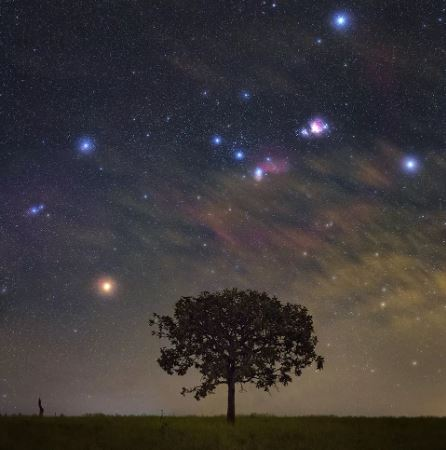
#> input picture assets/images/arvore.JPG, 446 x 450 px
$ python -i functions.py   (imports and definitions only)   (older library calls are emulated)
#> lines starting #> are read from the running program, lines starting #| are printed output that depends on the picture
#> further down, picture is the input picture: shape (450, 446, 3); mean B, G, R 56.9, 55.9, 60.4
import cv2
import numpy as np
import matplotlib
# [1 line not run here, left out]
from matplotlib import pyplot as plt
import math
import base64
import os

# [229 lines left out: functions viewHistograms, binarizar, negative, preparaJson, subamostragem, houghLinhas and 1 more, not called in this run]


def sobel(img):


  # converte a imagem para cinza, se ela ja não for
  if len(img.shape) > 2:
    gray = cv2.cvtColor(img, cv2.COLOR_BGR2GRAY)
  else:
    gray = img

  # aplica o filtro sobel nas direcoes x e y
  grad_x = cv2.Sobel(gray, cv2.CV_64F, 1, 0, ksize=3)
  grad_y = cv2.Sobel(gray, cv2.CV_64F, 0, 1, ksize=3)

  # o resultado de cada mascara do filtro possui valores float
  # pega o valor absoluto dos pixels resultantes do gradiente na direcao x e y
  abs_grad_x = cv2.convertScaleAbs(grad_x)
  abs_grad_y = cv2.convertScaleAbs(grad_y)

  # cv2.addWeighted(src1, alpha, src2, beta, gamma) -> src1 * alpha + src2 * beta + gamma
  # faz a soma dos grdientes x e y
  grad = cv2.addWeighted(grad_x, 0.5, grad_y, 0.5, 0) # gradiente com valores float. Os valores são deslocados para serem 8b
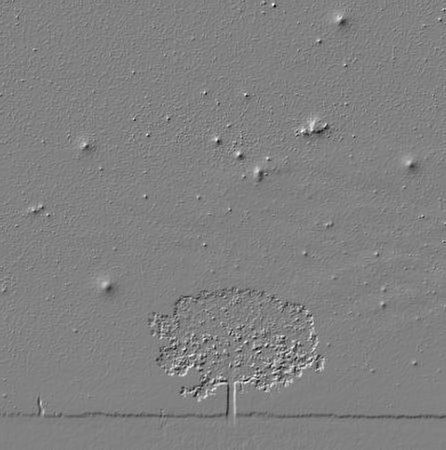
#> grad: shape (450, 446) float64; min -293, max 285, mean 0.1; drawn with min black and max white
  grad_trunc = cv2.addWeighted(abs_grad_x, 0.5, abs_grad_y, 0.5, 0) # gradiente com valores absolutos

  cv2.imwrite("absolut_3.jpg",grad_trunc)
  cv2.imwrite("shift_3.jpg",grad)
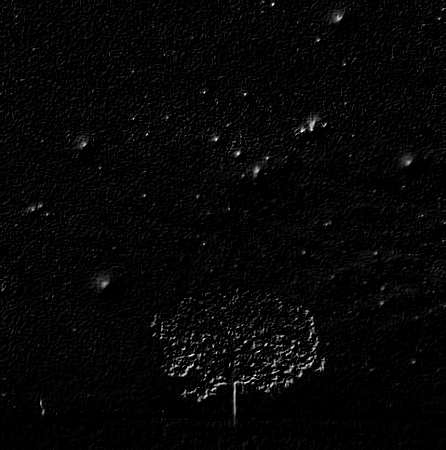
#> saved as shift_3.jpg: shape (450, 446); min 0, max 255, mean 6.3

  # aplica o filtro sobel nas direcoes x e y
  grad_x = cv2.Sobel(gray, cv2.CV_64F, 1, 0, ksize=5)
  grad_y = cv2.Sobel(gray, cv2.CV_64F, 0, 1, ksize=5)

  # o resultado de cada mascara do filtro possui valores float
  # pega o valor absoluto dos pixels resultantes do gradiente na direcao x e y
  abs_grad_x = cv2.convertScaleAbs(grad_x)
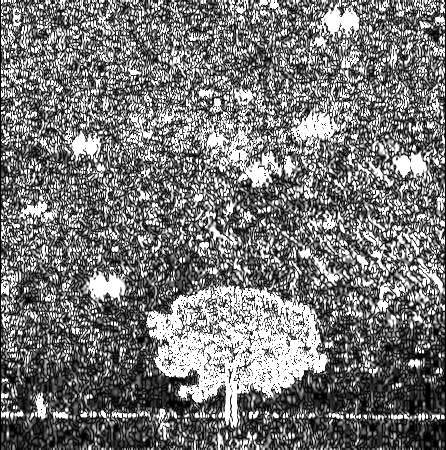
#> abs_grad_x: shape (450, 446); min 0, max 255, mean 118.7
  abs_grad_y = cv2.convertScaleAbs(grad_y)
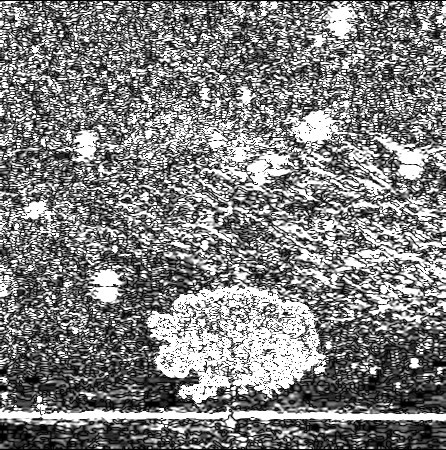
#> abs_grad_y: shape (450, 446); min 0, max 255, mean 128.2

  # cv2.addWeighted(src1, alpha, src2, beta, gamma) -> src1 * alpha + src2 * beta + gamma
  # faz a soma dos grdientes x e y
  grad = cv2.addWeighted(grad_x, 0.5, grad_y, 0.5, 0) # gradiente com valores float. Os valores são deslocados para serem 8b
  grad_trunc = cv2.addWeighted(abs_grad_x, 0.5, abs_grad_y, 0.5, 0) # gradiente com valores absolutos

  cv2.imwrite("absolut_5.jpg",grad_trunc)
  cv2.imwrite("shift_5.jpg",grad)
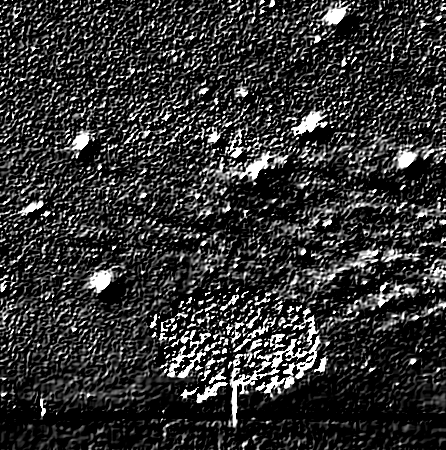
#> saved as shift_5.jpg: shape (450, 446); min 0, max 255, mean 50.2

  # aplica o filtro sobel nas direcoes x e y
  grad_x = cv2.Sobel(gray, cv2.CV_64F, 1, 0, ksize=7)
  grad_y = cv2.Sobel(gray, cv2.CV_64F, 0, 1, ksize=7)

  # o resultado de cada mascara do filtro possui valores float
  # pega o valor absoluto dos pixels resultantes do gradiente na direcao x e y
  abs_grad_x = cv2.convertScaleAbs(grad_x)
  abs_grad_y = cv2.convertScaleAbs(grad_y)

  # cv2.addWeighted(src1, alpha, src2, beta, gamma) -> src1 * alpha + src2 * beta + gamma
  # faz a soma dos grdientes x e y
  grad = cv2.addWeighted(grad_x, 0.5, grad_y, 0.5, 0) # gradiente com valores float. Os valores são deslocados para serem 8b
  grad_trunc = cv2.addWeighted(abs_grad_x, 0.5, abs_grad_y, 0.5, 0) # gradiente com valores absolutos
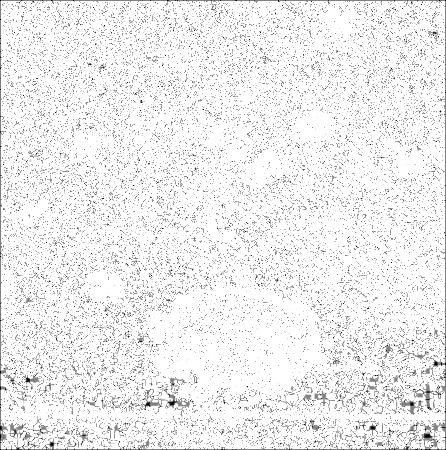
#> grad_trunc: shape (450, 446); min 0, max 255, mean 239.3

  cv2.imwrite("absolut_7.jpg",grad_trunc)
  cv2.imwrite("shift_7.jpg",grad)
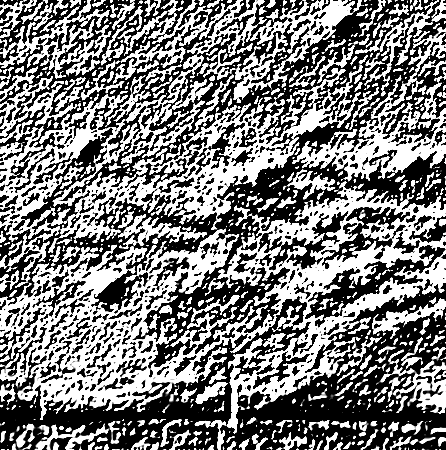
#> saved as shift_7.jpg: shape (450, 446); min 0, max 255, mean 124


# [64 lines left out: functions laplaciano, kmeans, not called in this run]

>>> import cv2
>>> picture = cv2.imread('../assets/images/arvore.JPG')
>>> result = sobel(picture)
